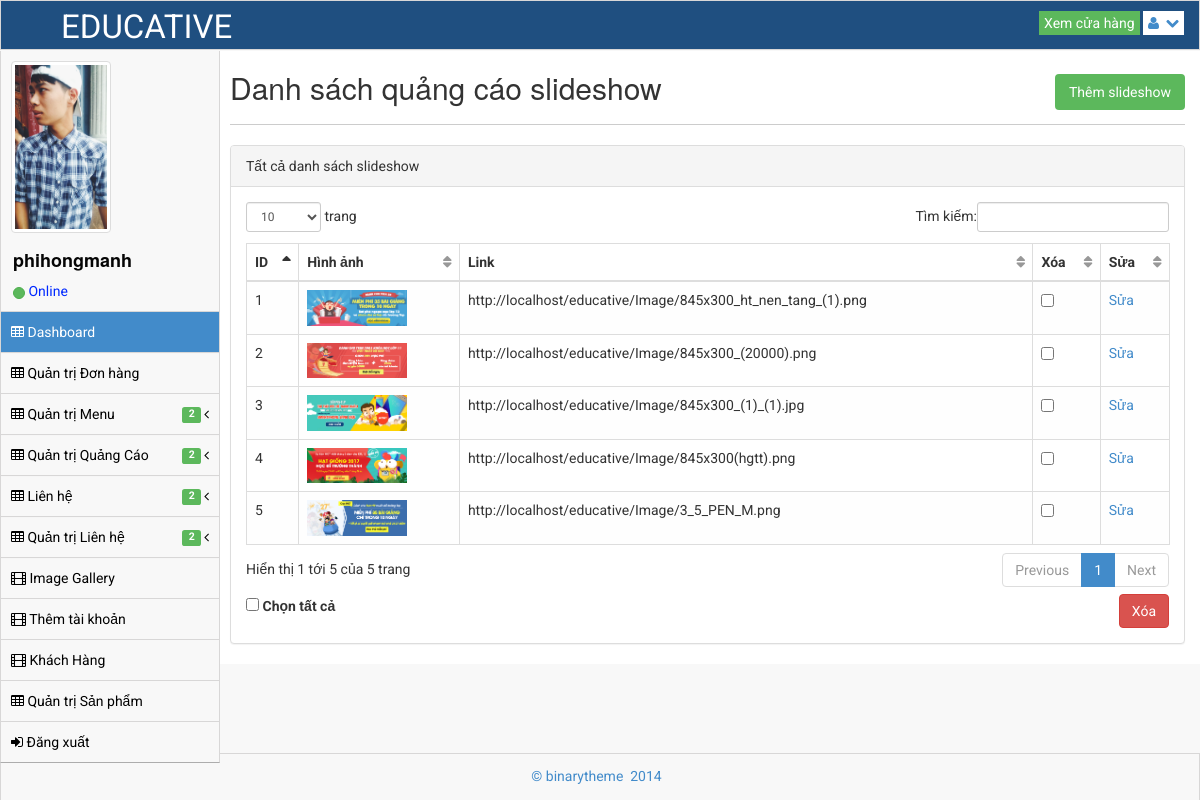
Page /admin/slideshow-list.php (signed in) on the committed database.
### tables this page shows
CREATE TABLE `register` (
  `iid_register` int(64) NOT NULL,
  `vuser` varchar(128) NOT NULL,
  `vpass` varchar(128) NOT NULL,
  `vname` varchar(128) NOT NULL,
  `vmail` varchar(128) NOT NULL,
  `vava` varchar(128) NOT NULL,
  `vlever` varchar(128) NOT NULL
);

CREATE TABLE `slideshow` (
  `iid_image` int(64) NOT NULL,
  `vpath_image` varchar(128) NOT NULL,
  `vlink_image` varchar(128) NOT NULL
);

### admin/slideshow-list.php (the view, shortened to what this page needs)
<!DOCTYPE html>
 <html lang="en">
<head>
    <link rel="stylesheet" href="assets/plugins/bootstrap/css/bootstrap.css" />
    <link rel="stylesheet" href="assets/css/main.css" />
    <link rel="stylesheet" href="assets/css/theme.css" />
    <link rel="stylesheet" href="assets/css/MoneAdmin.css" />
    <link rel="stylesheet" href="assets/plugins/Font-Awesome/css/font-awesome.css" />
    <link href="assets/plugins/dataTables/dataTables.bootstrap.css" rel="stylesheet" />
</head>
<body class="padTop53 " >
    <div id="wrap">
        <?php include('header.php') ?>
        <?php include('sidebar.php') ?>
        <div id="content">
            <div class="inner">
                <div class="row">
                    <div class="col-lg-12">
                        <h2 class="list-product"> Danh sách quảng cáo slideshow </h2>
                        <a href="add-slideshow.php" class="btn-success add-product">Thêm slideshow</a>
                    </div>
                </div>
                <hr />
                <div class="row">
                <div class="col-lg-12">
                    <div class="panel panel-default">
                        <div class="panel-heading">
                            Tất cả danh sách slideshow
                        </div>
                        <div class="panel-body">
                            <div class="table-responsive">
                                <form action="slideshow-list.php" method="post">
                                <table class="table table-striped table-bordered table-hover" id="dataTables-example">
                                    <thead>
                                        <tr>
                                            <th>ID</th>
                                            <th>Hình ảnh</th>
                                            <th>Link</th>
                                            <th>Xóa</th>
                                            <th>Sửa</th>
                                        </tr>
                                    </thead>
                                    <tbody>
                                        <?php
                                       include('../host.php');
                                        mysqli_set_charset($connect, "utf8");
                                        $sql_td = mysqli_query($connect, "SELECT * FROM slideshow");
                                        while ($row = mysqli_fetch_array($sql_td)) {
                                            echo " <tr>";
                                            echo "<td>" . $row['iid_image'] . "</td>";
                                            echo "<td><img class='img-sp' src='" . $row['vpath_image'] . "'></td>";
                                            echo "<td>" . $row['vlink_image'] . "</td>";
                                            echo "<td><input name=chk[] class='checkk' type=checkbox value='" . $row['iid_image'] . "'></td>";
                                            echo "<td><a href='slideshow_editors.php?id=" . $row['iid_image'] . "'>Sửa</a></td>";
                                            echo "</tr>";
                                        }
                                        ?>
                                    </tbody>
                                </table>
                                    <label><input type="checkbox" id="checkAll" /> Chọn tất cả</label>
                                <input type="submit" name='btn-delete' class="btn btn-danger btn-delete" value="Xóa">
                                </form>
                            </div>
                        </div>
                    </div>
                </div>
            </div>
            </div>
        </div>
    </div>
    <div id="footer">
        <p>&copy;  binarytheme &nbsp;2014 &nbsp;</p>
    </div>
</body>
</html>

### admin/sidebar.php (shortened to what this page needs)
<div id="left" >
    <div class="media user-media well-small">
        <a class="user-link" href="#">
            <img class="media-object img-thumbnail user-img" alt="User Picture" src="<?php
            include('../host.php');
            mysqli_set_charset($connect, "utf8");
            $sql_td = mysqli_query($connect, 'select * from register where vuser="'.$_SESSION['vuser'].'"' );
            while ($row = mysqli_fetch_array($sql_td)) {
                echo $row['vava'];
            }
            ?>" />
        </a>
        <br />
        <div class="media-body">
            <h5 class="media-heading"><?php
                include('../host.php');
                mysqli_set_charset($connect, "utf8");
                $sql_td = mysqli_query($connect, 'select * from register where vuser="'.$_SESSION['vuser'].'"' );
                while ($row = mysqli_fetch_array($sql_td)) {
                    echo $row['vuser'];
                }
                ?></h5>
            <ul class="list-unstyled user-info">
                <li>
                    <a class="btn btn-success btn-xs btn-circle" style="width: 10px;height: 12px;"></a> Online
                </li>
            </ul>
        </div>
        <br />
    </div>
    <ul id="menu" class="collapse">
        <?php
            if(isset($_SESSION['vuser']) && $_SESSION['vlever']==1 ){
                echo '<li class="panel active">
            <a href="index.php" >
                <i class="icon-table"></i> Dashboard
            </a>
        </li>
        <li><a href="cart-list.php"><i class="icon-table"></i> Quản trị Đơn hàng</a></li>
        <li class="panel ">
            <a href="#" data-parent="#menu" data-toggle="collapse" class="accordion-toggle collapsed" data-target="#form-nav">
                <i class="icon-table"></i> Quản trị Menu
                        <span class="pull-right">
                            <i class="icon-angle-left"></i>
                        </span>
                &nbsp; <span class="label label-success">2</span>&nbsp;
            </a>
        </li>
        <li class="panel ">
            <a href="#" data-parent="#menu" data-toggle="collapse" class="accordion-toggle collapsed" data-target="#ads-nav">
                <i class="icon-table"></i> Quản trị Quảng Cáo
                        <span class="pull-right">
                            <i class="icon-angle-left"></i>
                        </span>
                &nbsp; <span class="label label-success">2</span>&nbsp;
            </a>
        </li>
        <li class="panel ">
            <a href="#" data-parent="#menu" data-toggle="collapse" class="accordion-toggle collapsed" data-target="#kh-nav">
                <i class="icon-table"></i> Liên hệ
                        <span class="pull-right">
                            <i class="icon-angle-left"></i>
                        </span>
                &nbsp; <span class="label label-success">2</span>&nbsp;
            </a>
        </li>
        <li class="panel ">
            <a href="#" data-parent="#menu" data-toggle="collapse" class="accordion-toggle collapsed" data-target="#lh-nav">
                <i class="icon-table"></i> Quản trị Liên hệ
                        <span class="pull-right">
                            <i class="icon-angle-left"></i>
                        </span>
                &nbsp; <span class="label label-success">2</span>&nbsp;
            </a>
        </li>
        <li><a href="gallery.php"><i class="icon-film"></i> Image Gallery </a></li>
        <li><a href="add-user.php"><i class="icon-film"></i> Thêm tài khoản </a></li>
        <li><a href="khachhang.php"><i class="icon-film"></i> Khách Hàng </a></li>
        <li><a href="product-list.php"><i class="icon-table"></i> Quản trị Sản phẩm</a></li>
        <li><a href="../logout.php"><i class="icon-signin"></i> Đăng xuất </a></li>';
            }else if(isset($_SESSION['vuser']) && $_SESSION['vlever']==2){
                echo '<li class="panel active">
            <a href="index.php" >
                <i class="icon-table"></i> Dashboard
            </a>
        </li>
        <li><a href="cart-list.php"><i class="icon-table"></i> Quản trị Đơn hàng</a></li>
            <li class="panel ">
            <a href="#" data-parent="#menu" data-toggle="collapse" class="accordion-toggle collapsed" data-target="#form-nav">
                <i class="icon-table"></i> Quản trị Menu
                        <span class="pull-right">
                            <i class="icon-angle-left"></i>
                        </span>
                &nbsp; <span class="label label-success">2</span>&nbsp;
            </a>
            <ul class="collapse" id="form-nav">
                <li class=""><a href="add-menu.php"><i class="icon-angle-right"></i> Thêm mới Menu </a></li>
                <li class=""><a href="menu-list.php"><i class="icon-angle-right"></i> Danh sách Menu </a></li>
            </ul>
        </li>
        <li class="panel ">
            <a href="#" data-parent="#menu" data-toggle="collapse" class="accordion-toggle collapsed" data-target="#ads-nav">
                <i class="icon-table"></i> Quản trị Quảng Cáo
                        <span class="pull-right">
                            <i class="icon-angle-left"></i>
                        </span>
                &nbsp; <span class="label label-success">2</span>&nbsp;
            </a>
            <ul class="collapse" id="ads-nav">
                <li class=""><a href="ads-list.php"><i class="icon-angle-right"></i> Chỉnh sửa Banner Trái </a></li>
                <li class=""><a href="slideshow-list.php"><i class="icon-angle-right"></i> Chỉnh sửa Slideshow </a></li>
            </ul>
        </li>
        <li class="panel ">
            <a href="#" data-parent="#menu" data-toggle="collapse" class="accordion-toggle collapsed" data-target="#kh-nav">
                <i class="icon-table"></i> Quản trị Khách hàng
                        <span class="pull-right">
                            <i class="icon-angle-left"></i>
                        </span>
                &nbsp; <span class="label label-success">2</span>&nbsp;
            </a>
            <ul class="collapse" id="kh-nav">
                <li class=""><a href="contact-list.php"><i class="icon-angle-right"></i> Nhận thông tin mới </a></li>
                <li class=""><a href="send-user-list.php"><i class="icon-angle-right"></i> Khách hàng phản hồi  </a></li>
            </ul>
        </li>
        <li class="panel ">
            <a href="#" data-parent="#menu" data-toggle="collapse" class="accordion-toggle collapsed" data-target="#lh-nav">
                <i class="icon-table"></i> Quản trị Liên hệ
                        <span class="pull-right">
                            <i class="icon-angle-left"></i>
                        </span>
                &nbsp; <span class="label label-success">2</span>&nbsp;
            </a>
            <ul class="collapse" id="lh-nav">
                <li class=""><a href="branch-list.php"><i class="icon-angle-right"></i> Quản lý chi nhánh </a></li>
                <li class=""><a href="send-user-list.php"><i class="icon-angle-right"></i> Khách hàng phản hồi  </a></li>
            </ul>
        </li>
        <li><a href="gallery.php"><i class="icon-film"></i> Image Gallery </a></li>
        <li><a href="product-list.php"><i class="icon-table"></i> Quản trị Sản phẩm</a></li>
        <li><a href="../logout.php"><i class="icon-signin"></i> Đăng xuất </a></li>';
            }else if(isset($_SESSION['vuser']) && $_SESSION['vlever']==3){
                echo '<li class="panel active">
            <a href="index.php" >
                <i class="icon-table"></i> Dashboard
            </a>
        </li>
        <li class="panel ">
            <a href="#" data-parent="#menu" data-toggle="collapse" class="accordion-toggle collapsed" data-target="#ads-nav">
                <i class="icon-table"></i> Quản trị Quảng Cáo
                        <span class="pull-right">
                            <i class="icon-angle-left"></i>
                        </span>
                &nbsp; <span class="label label-success">2</span>&nbsp;
            </a>
            <ul class="collapse" id="ads-nav">
                <li class=""><a href="ads-list.php"><i class="icon-angle-right"></i> Chỉnh sửa Banner Trái </a></li>
                <li class=""><a href="slideshow-list.php"><i class="icon-angle-right"></i> Chỉnh sửa Slideshow </a></li>
            </ul>
        </li>
        <li><a href="gallery.php"><i class="icon-film"></i> Image Gallery </a></li>
        <li><a href="product-list.php"><i class="icon-table"></i> Quản trị Sản phẩm</a></li>
        <li><a href="../logout.php"><i class="icon-signin"></i> Đăng xuất </a></li>';
            }else{
            }
        ?>
    </ul>
</div>

### admin/assets/css/MoneAdmin.css (style rules this page uses)
body { background-color: #f8f8f8; }
table.dataTable thead .sorting, table.dataTable thead .sorting_asc:after, table.dataTable thead .sorting_desc, table.dataTable thead .sorting_asc_disabled, table.dataTable thead .sorting_desc_disabled { background: transparent; }
table.dataTable thead .sorting_asc:after { content: "\f0de"; float: right; font-family: fontawesome; }
table.dataTable thead .sorting:after { content: "\f0dc"; float: right; font-family: fontawesome; color: rgba(50,50,50,.5); }
.btn-circle { width: 30px; height: 30px; padding: 6px 0; border-radius: 15px; text-align: center; font-size: 12px; line-height: 1.428571429; }

### rows in the picture
register: vava (picture), vuser "phihongmanh"
slideshow: iid_image "1", vpath_image (picture), vlink_image "http://localhost/educative/Image/845x300_ht_nen_tang_(1).png"
slideshow: iid_image "2", vpath_image (picture), vlink_image "http://localhost/educative/Image/845x300_(20000).png"
slideshow: iid_image "3", vpath_image (picture), vlink_image "http://localhost/educative/Image/845x300_(1)_(1).jpg"
slideshow: iid_image "4", vpath_image (picture), vlink_image "http://localhost/educative/Image/845x300(hgtt).png"
slideshow: iid_image "5", vpath_image (picture), vlink_image "http://localhost/educative/Image/3_5_PEN_M.png"
